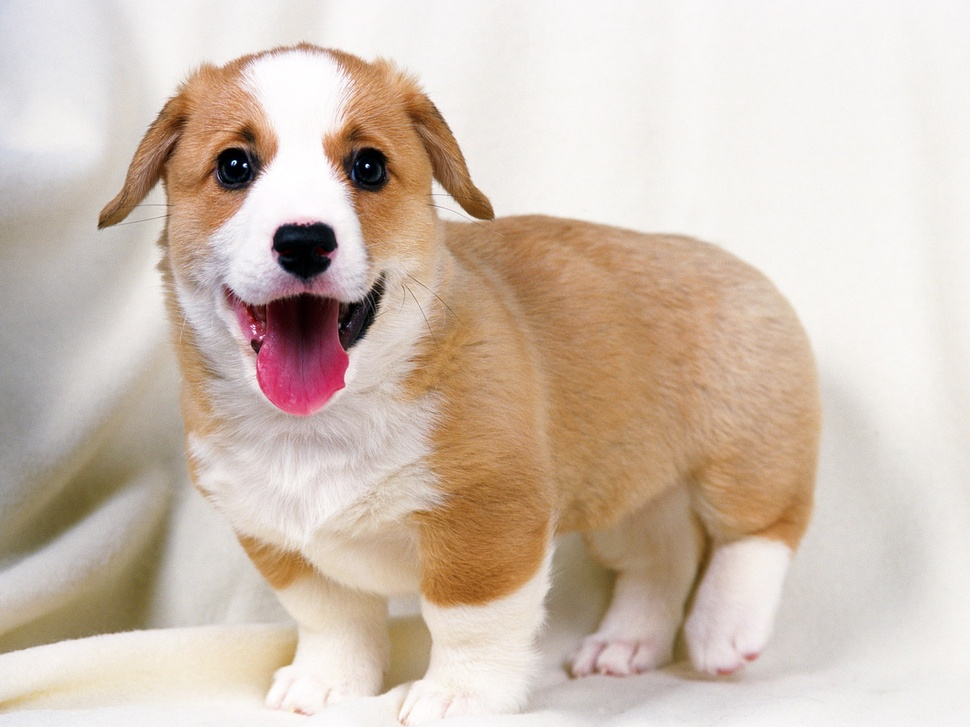
#> input picture dog.jpg, 970 x 727 px, shrunk from 1600 x 1200 before the run
$ python rotate.py
#> lines starting #> are read from the running program, lines starting #| are printed output that depends on the picture
import cv2
import numpy as np

dog = cv2.imread('./dog.jpg')
#> dog is the input picture: shape (727, 970, 3); mean B, G, R 178.8, 192.2, 208.6

new = cv2.rotate(dog, cv2.ROTATE_90_CLOCKWISE)
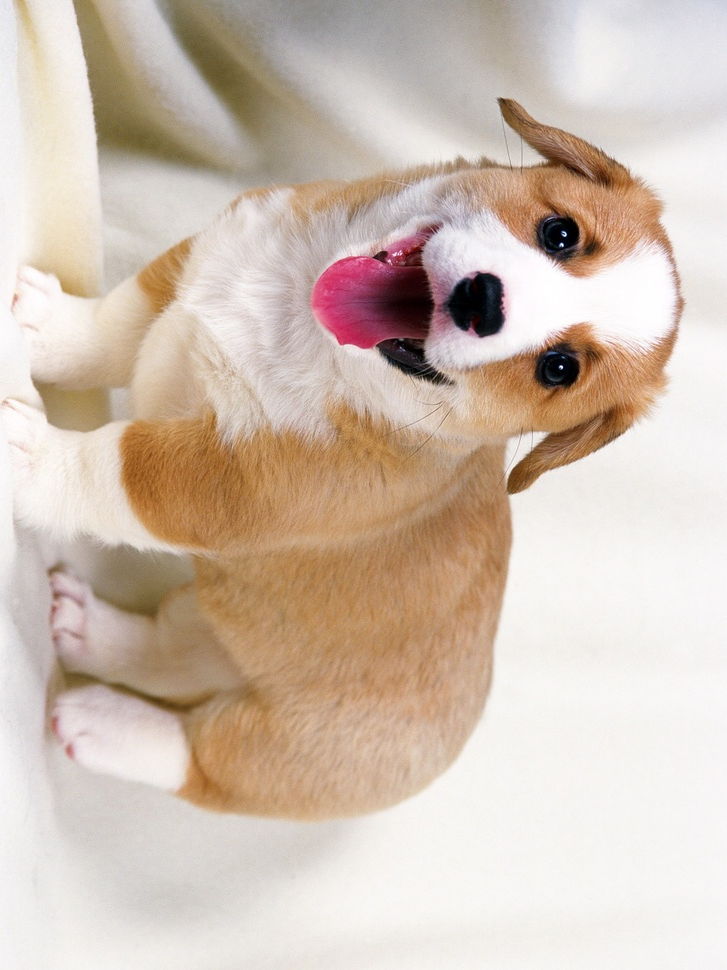
#> new: shape (970, 727, 3); mean B, G, R 178.8, 192.2, 208.6
new2 = cv2.rotate(dog, cv2.ROTATE_180)
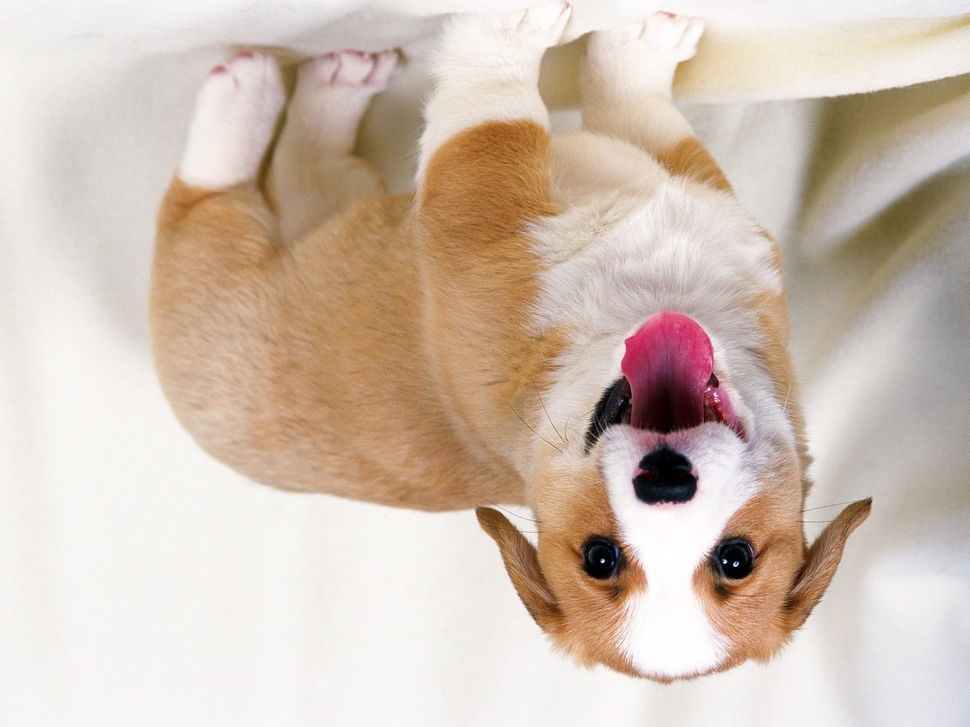
#> new2: shape (727, 970, 3); mean B, G, R 178.8, 192.2, 208.6

cv2.imshow('new', new)
cv2.imshow('new2', new2)
cv2.waitKey(0)

$ run again, with cat1.jpg copied over dog.jpg
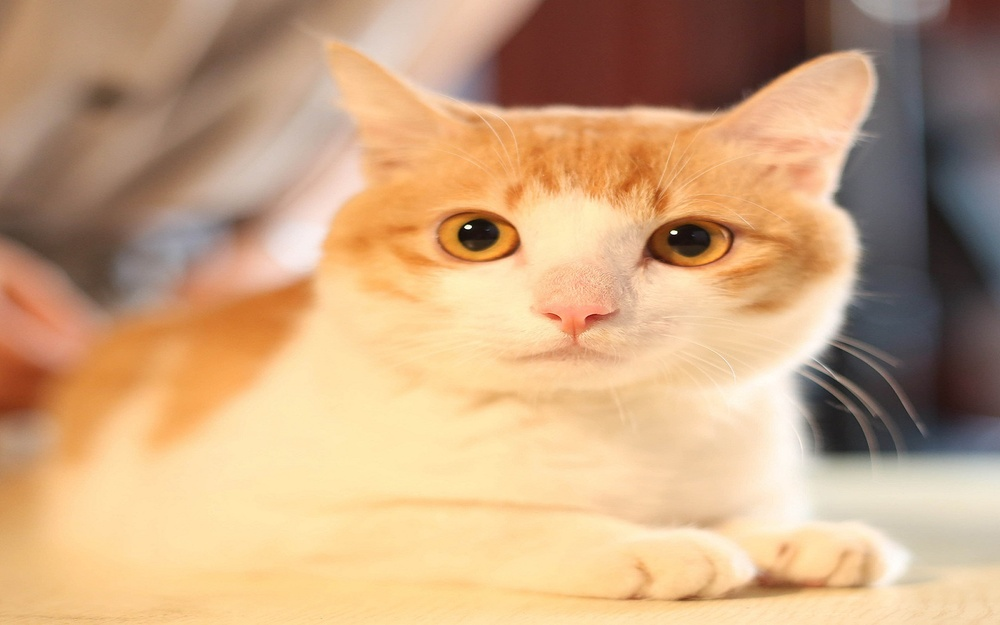
#> input picture cat1.jpg, 1000 x 625 px, shrunk from 1680 x 1050 before the run
#> dog is the input picture: shape (625, 1000, 3); mean B, G, R 127.9, 165.1, 202.3
#> `new = cv2.rotate(dog, cv2.ROTATE_90_CLOCKWISE)`:
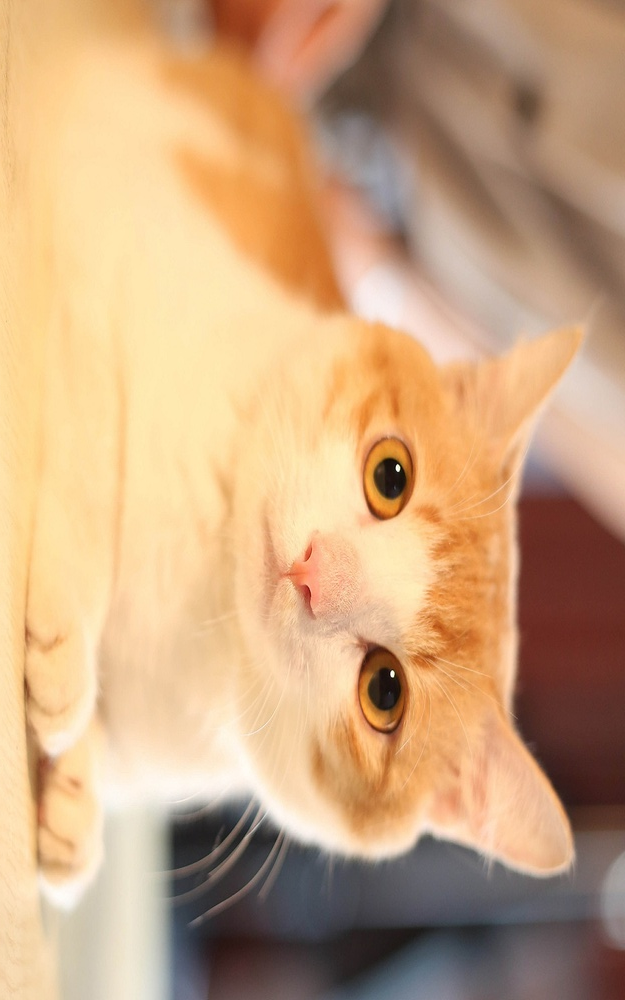
#> new: shape (1000, 625, 3); mean B, G, R 127.9, 165.1, 202.3
#> `new2 = cv2.rotate(dog, cv2.ROTATE_180)`:
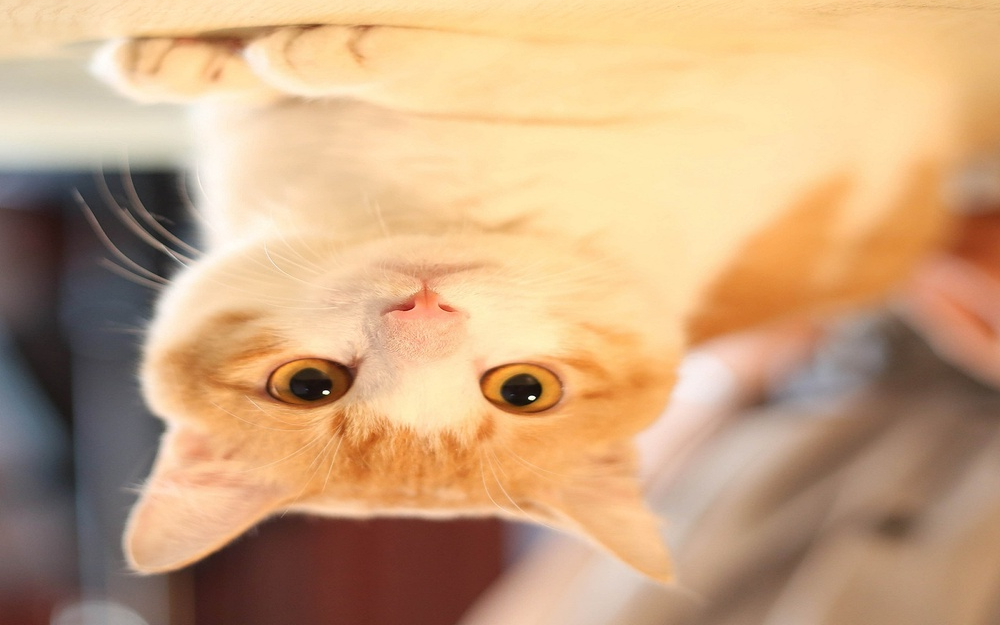
#> new2: shape (625, 1000, 3); mean B, G, R 127.9, 165.1, 202.3
